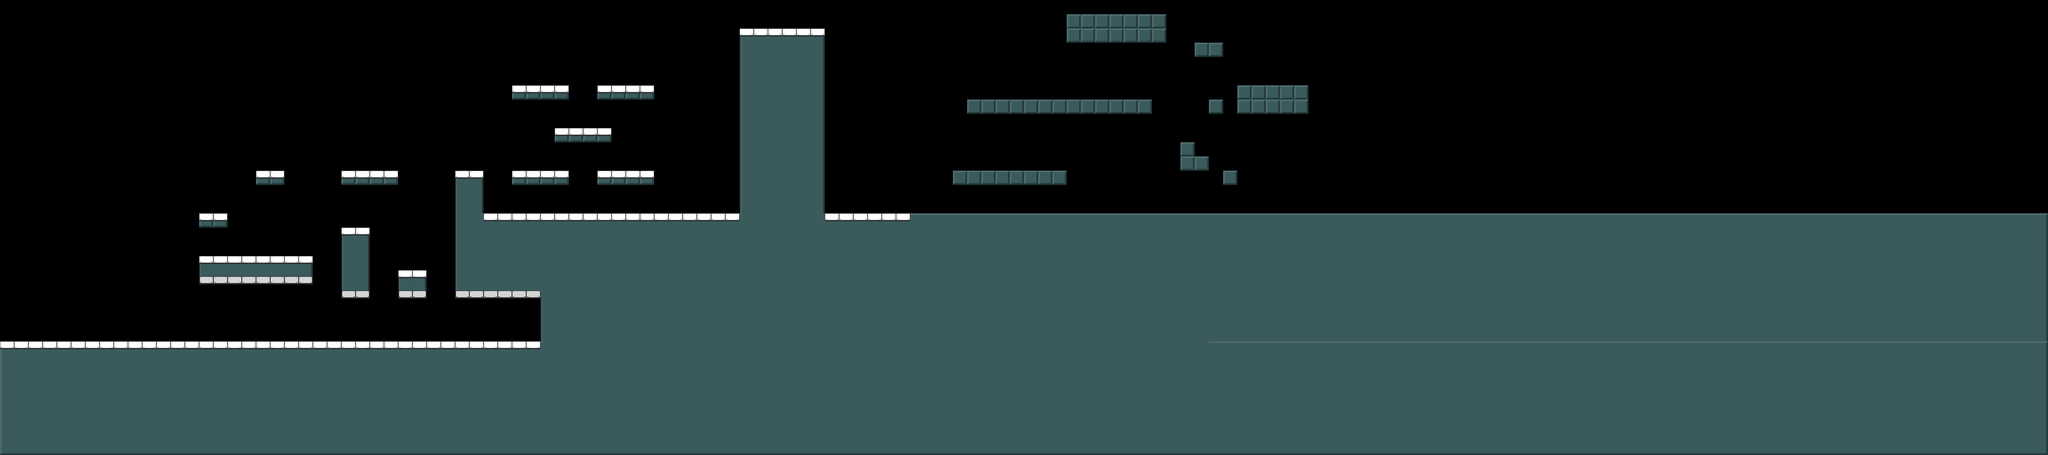

Below is a game level as drawn by its tile map, then a one-line description and the .tmx that defines it (tile-layer data replaced by summaries):
An orthogonal 144x32 tile map with 32x32 px tiles, 4 tile layers (Background, PhysicalGround, AbstractGround, Scenary), 2 tilesets and 1 object (SpawnPoint).

<map version="1.10" tiledversion="1.11.2" orientation="orthogonal" renderorder="right-down" width="144" height="32" tilewidth="32" tileheight="32" infinite="0" nextlayerid="6" nextobjectid="2">
 <editorsettings>
  <export target="facility.json" format="json" />
 </editorsettings>
 <tileset firstgid="1" name="tilesheet_ground01" tilewidth="32" tileheight="32" tilecount="14" columns="14">
  <image source="TilesetPhysical.png" trans="000000" width="448" height="32" />
  <tile id="0">
   <properties>
    <property name="collides" type="bool" value="true" />
   </properties>
  </tile>
  <tile id="1">
   <properties>
    <property name="collides" type="bool" value="true" />
   </properties>
  </tile>
  <tile id="2">
   <properties>
    <property name="collides" type="bool" value="true" />
   </properties>
  </tile>
  <tile id="3">
   <properties>
    <property name="collides" type="bool" value="true" />
   </properties>
  </tile>
  <tile id="4">
   <properties>
    <property name="collides" type="bool" value="true" />
   </properties>
  </tile>
  <tile id="5">
   <properties>
    <property name="collides" type="bool" value="true" />
   </properties>
  </tile>
  <tile id="6">
   <properties>
    <property name="collides" type="bool" value="true" />
   </properties>
  </tile>
  <tile id="7">
   <properties>
    <property name="collides" type="bool" value="true" />
   </properties>
  </tile>
  <tile id="8">
   <properties>
    <property name="collides" type="bool" value="true" />
   </properties>
  </tile>
  <tile id="9">
   <properties>
    <property name="collides" type="bool" value="true" />
   </properties>
  </tile>
 </tileset>
 <tileset firstgid="15" name="tilesheet_abstract01" tilewidth="32" tileheight="32" tilecount="15" columns="15">
  <image source="../../abstract/static/TilesetAbstract.png" trans="000000" width="480" height="32" />
 </tileset>
 <layer id="4" name="Background" width="144" height="32">
  <data>[4608 cells, 0 non-empty, 0 distinct tile ids]</data>
 </layer>
 <layer id="3" name="PhysicalGround" width="144" height="32">
  <data>[4608 cells, 2336 non-empty, 13 distinct tile ids]</data>
 </layer>
 <layer id="5" name="AbstractGround" width="144" height="32">
  <data>[4608 cells, 170 non-empty, 8 distinct tile ids]</data>
 </layer>
 <layer id="1" name="Scenary" width="144" height="32">
  <data>[4608 cells, 0 non-empty, 0 distinct tile ids]</data>
 </layer>
 <objectgroup id="2" name="Objects">
  <object id="1" name="SpawnPoint" x="113" y="735">
   <point />
  </object>
 </objectgroup>
</map>
